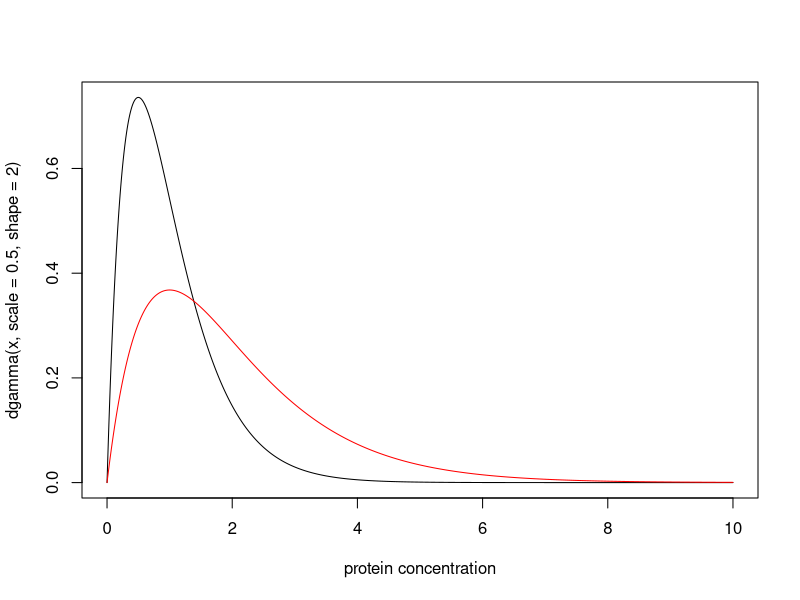
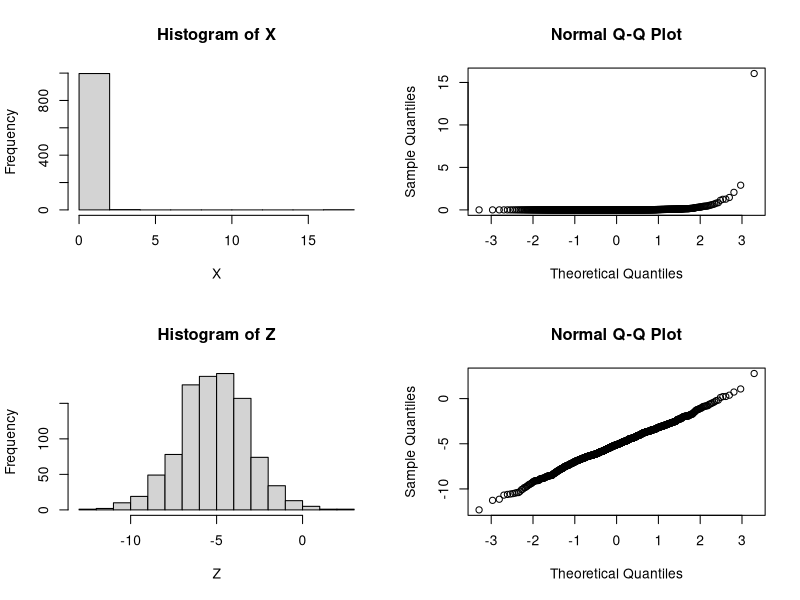

Generate these figures, in order, with R:
## likelihood ratio for continuous data

rm(list = ls()) 




# Concentration of a protein in the blood.

# Gamma distribution
# Normal people :    (mean 1, shape 2)
# Diseased people:   (mean 2, shape 2)


# visualisation
x <- seq(0,10,length=1000)

plot(x, dgamma(x, scale=0.5, shape=2) , type="l", xlab= "protein concentration")
lines(x, dgamma(x, scale=1, shape = 2), type="l", col="red")

# if we observe a person with protein concentration 4.02
# the likelihood ratio of him  sick to healthy
dgamma(4.02, scale=1, shape=2)/dgamma(4.02, scale=0.5, shape=2)
# by a factor of approximately 14




#  likelihood ratio must be computed from same data
#  Remember that the likelihood ratio is computed for two different models
#  on the same data.

#  example - determine whether some data X are from normal or log normal

X <- exp(rnorm(1000, -5, 2))
Z <- log(X)

# graph look
par(mfcol=c(2,2))
hist(X)
hist(Z)
qqnorm(X)
qqnorm(Z)
